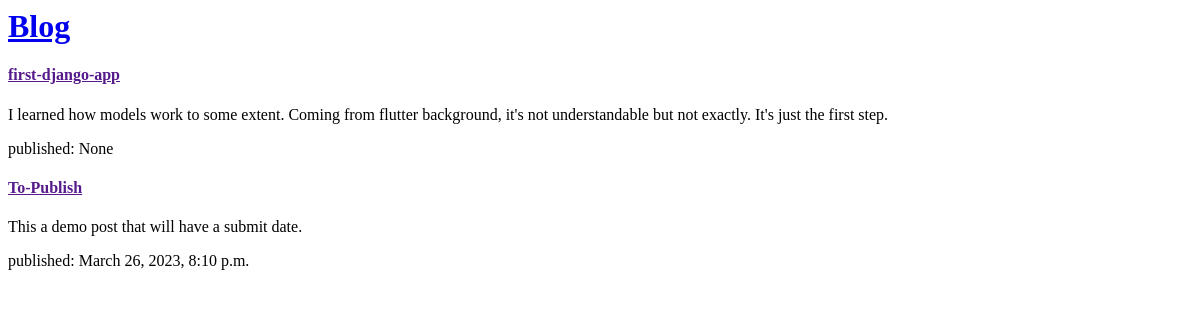
Before: / with the older database file.
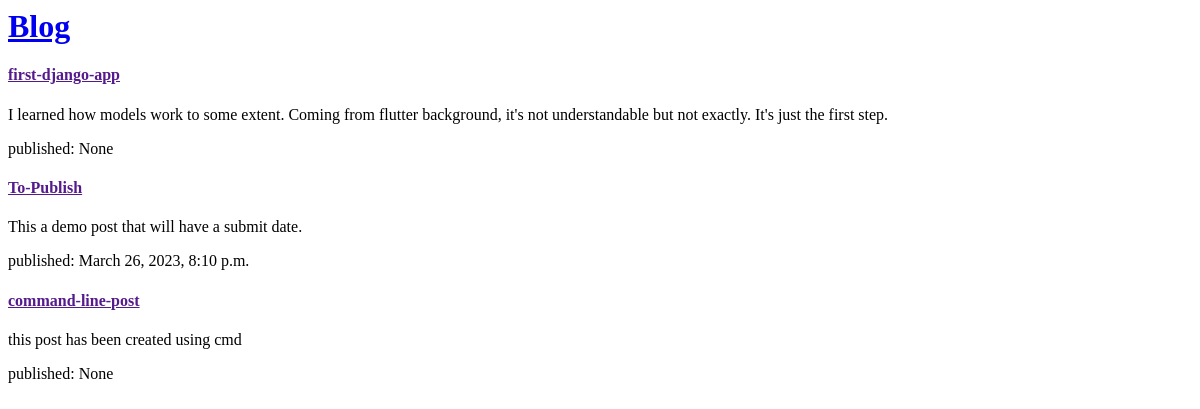
After: the same page with the newer database file.
### blog/models.py (models this page shows, shortened)
class Post(models.Model):
    author = models.ForeignKey(settings.AUTH_USER_MODEL, on_delete=models.CASCADE)
    title = models.CharField(max_length=200)
    text = models.TextField()
    created_date = models.DateTimeField(default=timezone.now)
    published_date = models.DateTimeField(blank=True, null=True)

### blog/views.py (the view)
# urls.py: path('', views.post_list, name='post_list'),
def post_list(request):
    posts = Post.objects.all()
    return render(request, 'blog/post_list.html', {'posts': posts})

### blog/templates/blog/post_list.html
<header>
    <h1><a href="/">Blog</a></h1>
</header>
{% for post in posts %}
    <article>
        <h4><a href="">{{ post.title }}</a></h4>
        <p>{{ post.text|linebreaksbr }}</p>
        <time>published: {{ post.published_date }}</time>
    </article>
{% endfor %}

Changed rows visible on the page:
added Post: title "command-line-post", text "this post has been created using cmd", published_date "None"
